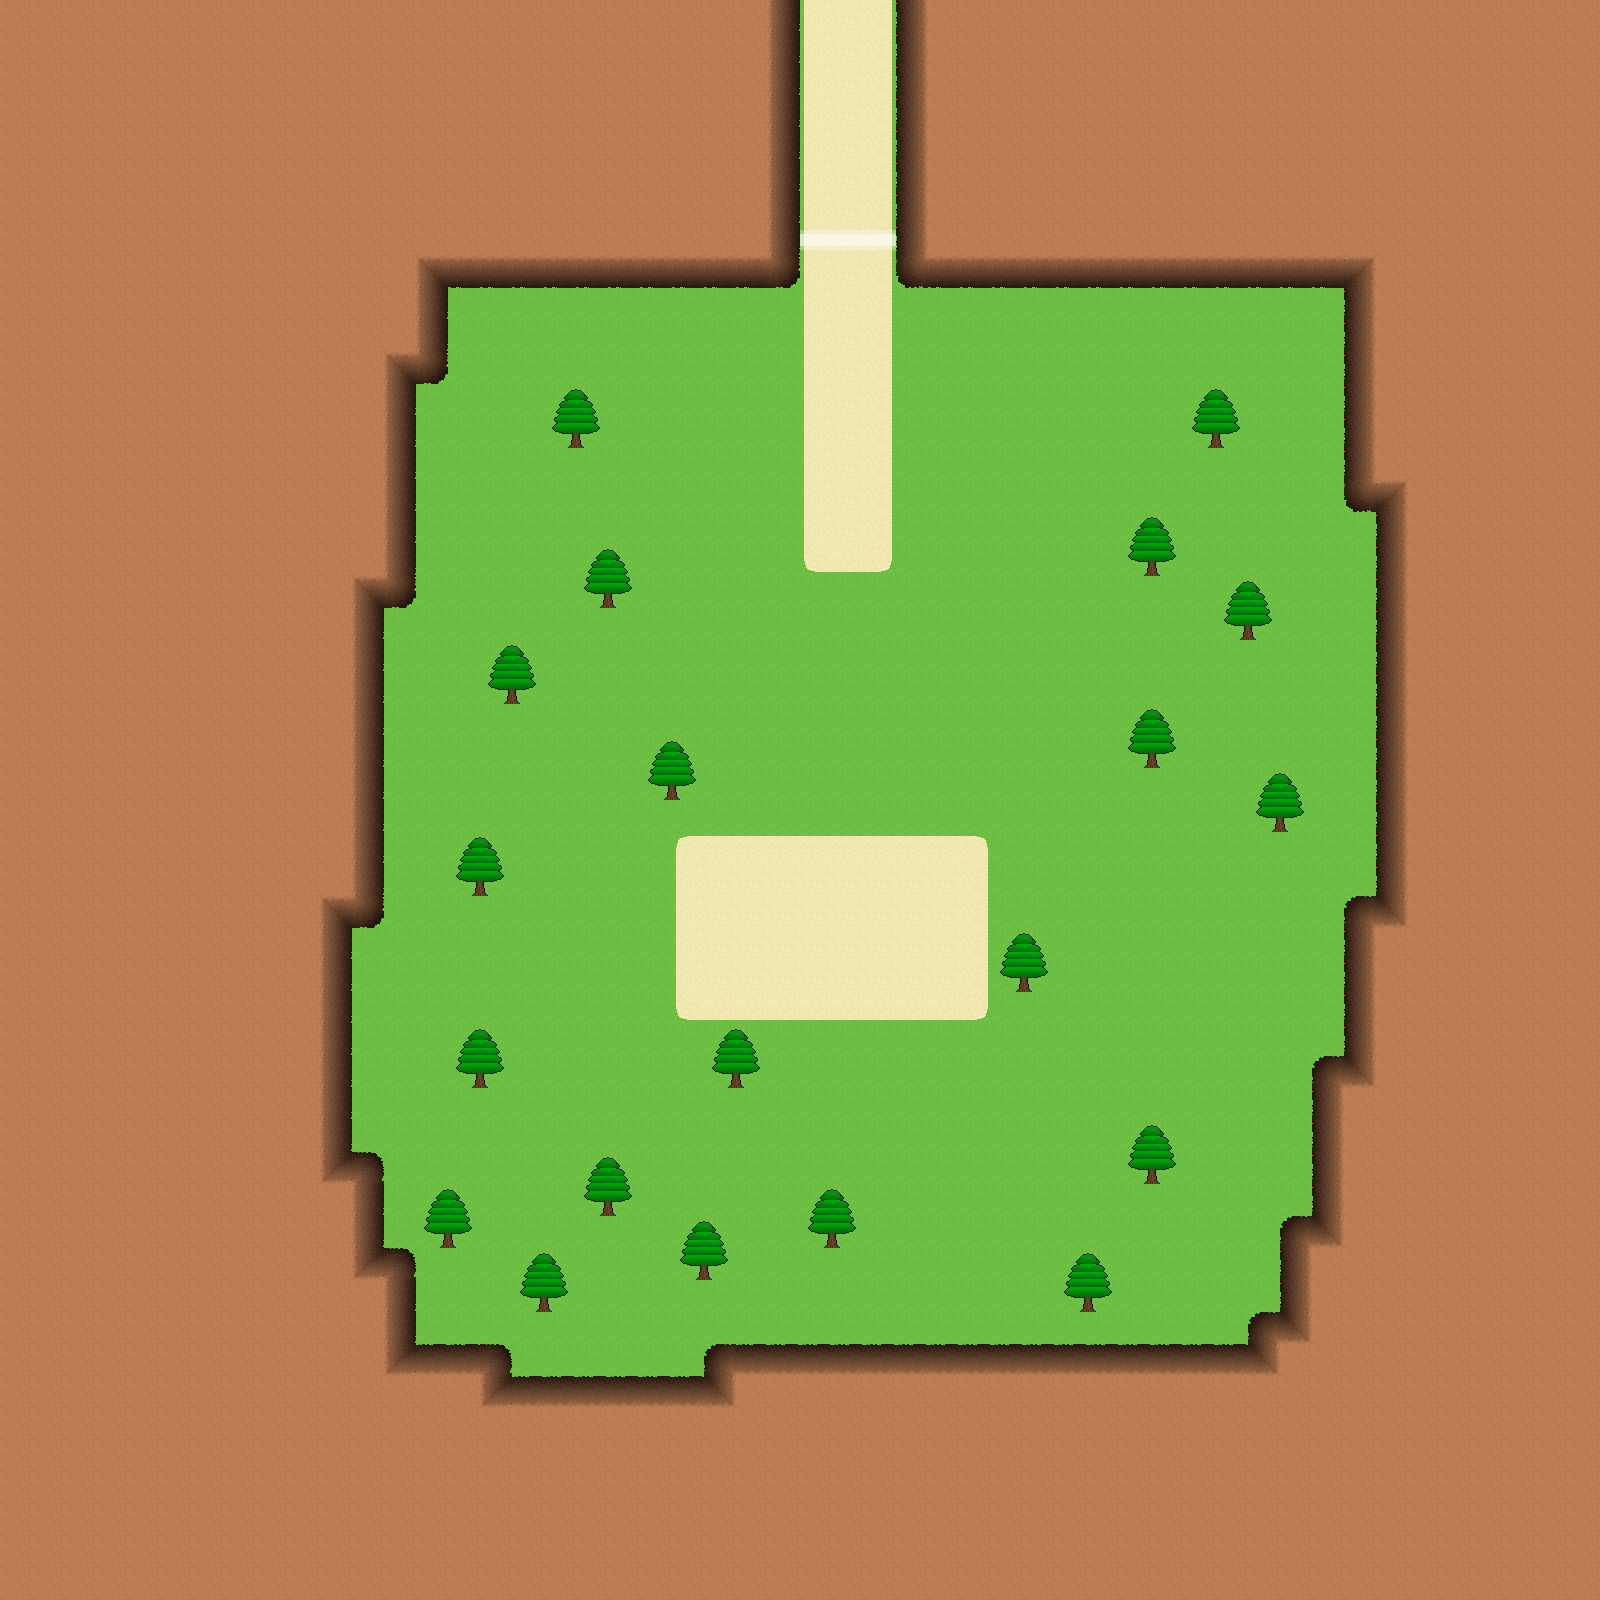

A 2D game scene composited from a Tiled map and its tileset images. What follows is a short description and the map's XML, with each tile layer's data collapsed to a summary:
An orthogonal 50x50 tile map with 32x32 px tiles, 5 tile layers (1collision, 2floor, 3raisedfloor, 4raisederfloor, ...) and 3 objects (2x tp1, defaultPosition).

<map version="1.2" tiledversion="1.2.2" orientation="orthogonal" renderorder="right-down" width="50" height="50" tilewidth="32" tileheight="32" infinite="0" nextlayerid="50" nextobjectid="5">
 <tileset firstgid="1" name="Tileset" tilewidth="32" tileheight="32" tilecount="400" columns="20">
  <image source="Tileset.png" trans="ff00ff" width="640" height="640" />
 </tileset>
 <layer id="45" name="1collision" width="50" height="50">
  <data>[2500 cells, 1140 non-empty, 2 distinct tile ids]</data>
 </layer>
 <layer id="46" name="2floor" width="50" height="50">
  <data>[2500 cells, 2500 non-empty, 10 distinct tile ids]</data>
 </layer>
 <layer id="47" name="3raisedfloor" width="50" height="50">
  <data>[2500 cells, 1531 non-empty, 16 distinct tile ids]</data>
 </layer>
 <layer id="48" name="4raisederfloor" width="50" height="50">
  <data>[2500 cells, 0 non-empty, 0 distinct tile ids]</data>
 </layer>
 <objectgroup id="7" name="5objects" />
 <objectgroup id="8" name="teleport">
  <object id="4" name="tp1" x="800" y="224" width="96" height="32">
   <properties>
    <property name="destination" value="tp2" />
    <property name="mapID" value="1" />
   </properties>
  </object>
 </objectgroup>
 <objectgroup id="9" name="teleportDestination">
  <object id="1" name="defaultPosition" x="736" y="896" width="32" height="32" />
  <object id="2" name="tp1" x="832" y="288" width="32" height="32" />
 </objectgroup>
 <layer id="49" name="6abovefloor" width="50" height="50">
  <data>[2500 cells, 40 non-empty, 2 distinct tile ids]</data>
 </layer>
</map>
